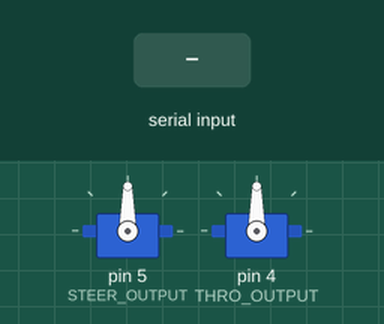
A sketch run on a simulated Arduino Uno, built with avr-gcc and run on an emulated ATmega328P. On the bench: 2 × servo. The test bench sets the inputs (shaded band).

Above: at 1.2 s.
1.3 s: "-" received over Serial
At 2.0 s:
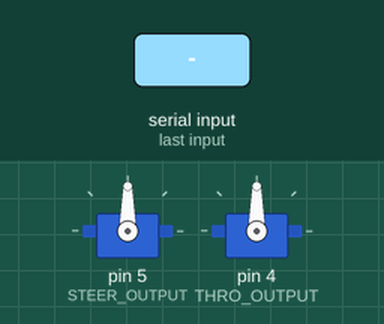
2.8 s: "90,45\n" received over Serial
At 3.3 s:
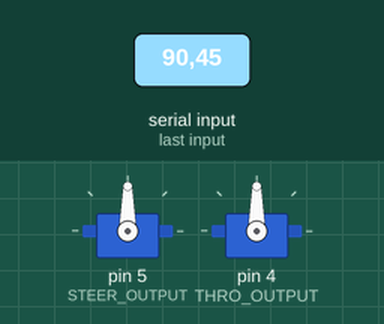
4.3 s: "5\n" received over Serial
At 5.6 s:
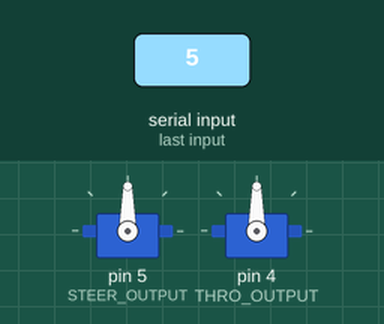
Timing chart, 0 to 7.3 s (numbered marks = the images above; inputs shaded):
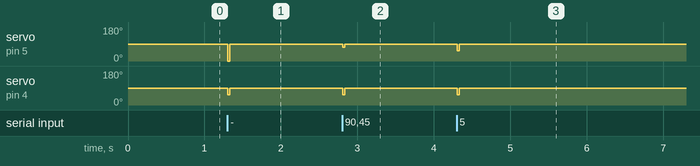

Measured:
- after the input at 1.3 s, servo on pin 5 (STEER_OUTPUT): 90° → 0° at once, → 90° 0.03 s later; servo on pin 4 (THRO_OUTPUT): 90° → 53° at once, → 90° 0.03 s later
- after the input at 2.8 s, servo on pin 5 (STEER_OUTPUT): 90° → 74° at once, → 90° 0.03 s later; servo on pin 4 (THRO_OUTPUT): 90° → 53° at once, → 90° 0.03 s later
- after the input at 4.3 s, servo on pin 5 (STEER_OUTPUT), servo on pin 4 (THRO_OUTPUT): 90° → 53° at once, → 90° 0.03 s later

The sketch:

arduino_slash.ino
```cpp
// Provides computer control for the 1/16 Slash VXL 4x4 RC car
// Arduino is intended to be placed in between the reciever and the ESC and servo

#include <Servo.h>
#include <SoftwareSerial.h>

#define STEER_INPUT 2
#define THRO_INPUT 3
#define THRO_OUTPUT 4
#define STEER_OUTPUT 5

volatile int pwm_value_1 = 0;
volatile int prev_time_1 = 0;
volatile int pwm_value_2 = 0;
volatile int prev_time_2 = 0;

char steer_state_byte = '+';
char thro_state_byte = '+';

char command_byte_steer_ones = '0';
char command_byte_steer_tens = '0';
char command_byte_steer_hunds = '0';
char command_byte_steer_thous = '0';

char command_byte_thro_ones = '0';
char command_byte_thro_tens = '0';
char command_byte_thro_hunds = '0';
char command_byte_thro_thous = '0';

int steer_command;
int thro_command;

String recieved_data;

int disconnect_trip = 0;

Servo STEER_SERVO;
Servo ESC;
//SoftwareSerial Bluetooth(10, 9); // RX, TX

void setup() {
  STEER_SERVO.attach(STEER_OUTPUT);
  ESC.attach(THRO_OUTPUT);

  STEER_SERVO.write(90);

  Serial.begin(115200);
  Serial.setTimeout(3);
//  Bluetooth.begin(115200);
//  Bluetooth.setTimeout(1);

  //attachInterrupt(0, rising_1, RISING);
  //attachInterrupt(1, rising_2, RISING);
}

void loop() {
  read_serial_data();

  //STEER_SERVO.write(pwm_value_1);
  STEER_SERVO.write(map(steer_command, -2000, 2000, 0, 180));
  ESC.write(map(thro_command, -1100, 1100, 0, 180));

  delay(5);
}

// Interrupt functions
void rising_1() {
  attachInterrupt(0, falling_1, FALLING);
  prev_time_1 = micros();
}

void falling_1() {
  attachInterrupt(0, rising_1, RISING);
  pwm_value_1 = micros()-prev_time_1;
}

void rising_2() {
  attachInterrupt(1, falling_2, FALLING);
  prev_time_2 = micros();
}

void falling_2() {
  attachInterrupt(1, rising_2, RISING);
  pwm_value_2 = micros()-prev_time_2;
}

// Serial data input in accordance to data struct
// +-0000,+-0000
//  steer,throttle
void read_serial_data() {
  if (Serial.available()) {
    recieved_data = Serial.readString();

    thro_state_byte = char(recieved_data[6]);
    steer_state_byte = char(recieved_data[0]);

    command_byte_steer_ones = char(recieved_data[1]);
    command_byte_steer_tens = char(recieved_data[2]);
    command_byte_steer_hunds = char(recieved_data[3]);
    command_byte_steer_thous = char(recieved_data[4]);

    steer_command = ((command_byte_steer_ones - '0') * 1000) + ((command_byte_steer_tens - '0') * 100) + ((command_byte_steer_hunds - '0') * 10) + (command_byte_steer_thous - '0');

    if (steer_state_byte == '-') {
      steer_command = steer_command - (steer_command * 2);
    }

    command_byte_thro_ones = char(recieved_data[7]);
    command_byte_thro_tens = char(recieved_data[8]);
    command_byte_thro_hunds = char(recieved_data[9]);
    command_byte_thro_thous = char(recieved_data[10]);

    thro_command = ((command_byte_thro_ones - '0') * 1000) + ((command_byte_thro_tens - '0') * 100) + ((command_byte_thro_hunds - '0') * 10) + (command_byte_thro_thous - '0');

    if (thro_state_byte == '-') {
      thro_command = thro_command - (thro_command * 2);
    }

    recieved_data = "";
    disconnect_trip = 0;

  } else {
    if (disconnect_trip >= 4){
          thro_command = 0;
          steer_command = 0;
          steer_state_byte = '+';
          thro_state_byte = '+';
    }
    disconnect_trip = disconnect_trip + 1;
  }
}

// esc speed setter shortcut with deadzone
void esc_set_speed(int value) {
  if (value > 1950) {
    ESC.write(2000);
  } else {
    ESC.write(value);
  }
}
```
